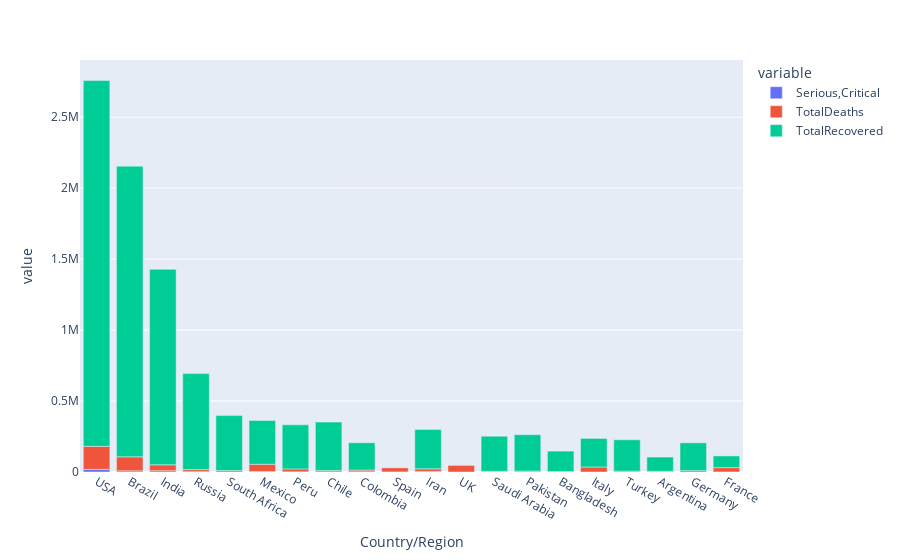

Notebook cell for this chart:
### Code cell
px.bar(world_df.iloc[0:20], x='Country/Region', y=['Serious,Critical', 'TotalDeaths', 'TotalRecovered', ])

### Figure 1 — Plotly figure (JSON) as saved in the notebook; plotly's stock layout.template omitted (floating-point values rounded to 4 significant figures)
{"data": [{"alignmentgroup": "True", "hovertemplate": "variable=Serious,Critical<br>Country/Region=%{x}<br>value=%{y}<extra></extra>", "legendgroup": "Serious,Critical", "marker": {"color": "#636efa", "pattern": {"shape": ""}}, "name": "Serious,Critical", "offsetgroup": "Serious,Critical", "orientation": "v", "showlegend": true, "textposition": "auto", "type": "bar", "x": ["USA", "Brazil", "India", "Russia", "South Africa", "Mexico", "Peru", "Chile", "Colombia", "Spain", "Iran", "UK", "Saudi Arabia", "Pakistan", "Bangladesh", "Italy", "Turkey", "Argentina", "Germany", "France"], "xaxis": "x", "y": [18296, 8318, 8944, 2300, 539, 3987, 1426, 1358, 1493, 617, 4156, 73, 1915, 809, null, 42, 580, 1150, 236, 384], "yaxis": "y"}, {"alignmentgroup": "True", "hovertemplate": "variable=TotalDeaths<br>Country/Region=%{x}<br>value=%{y}<extra></extra>", "legendgroup": "TotalDeaths", "marker": {"color": "#EF553B", "pattern": {"shape": ""}}, "name": "TotalDeaths", "offsetgroup": "TotalDeaths", "orientation": "v", "showlegend": true, "textposition": "auto", "type": "bar", "x": ["USA", "Brazil", "India", "Russia", "South Africa", "Mexico", "Peru", "Chile", "Colombia", "Spain", "Iran", "UK", "Saudi Arabia", "Pakistan", "Bangladesh", "Italy", "Turkey", "Argentina", "Germany", "France"], "xaxis": "x", "y": [162804, 98644, 41638, 14606, 9604, 50517, 20424, 9889, 11939, 28500, 17976, 46413, 3055, 6035, 3306, 35187, 5798, 4251, 9252, 30312], "yaxis": "y"}, {"alignmentgroup": "True", "hovertemplate": "variable=TotalRecovered<br>Country/Region=%{x}<br>value=%{y}<extra></extra>", "legendgroup": "TotalRecovered", "marker": {"color": "#00cc96", "pattern": {"shape": ""}}, "name": "TotalRecovered", "offsetgroup": "TotalRecovered", "orientation": "v", "showlegend": true, "textposition": "auto", "type": "bar", "x": ["USA", "Brazil", "India", "Russia", "South Africa", "Mexico", "Peru", "Chile", "Colombia", "Spain", "Iran", "UK", "Saudi Arabia", "Pakistan", "Bangladesh", "Italy", "Turkey", "Argentina", "Germany", "France"], "xaxis": "x", "y": [2576668, 2047660, 1377384, 676357, 387316, 308848, 310337, 340168, 192355, null, 277463, null, 247089, 256058, 143824, 201323, 220546, 99852, 196200, 82460], "yaxis": "y"}], "layout": {"barmode": "relative", "legend": {"title": {"text": "variable"}, "tracegroupgap": 0}, "margin": {"t": 60}, "xaxis": {"anchor": "y", "domain": [0, 1], "title": {"text": "Country/Region"}}, "yaxis": {"anchor": "x", "domain": [0, 1], "title": {"text": "value"}}}}
